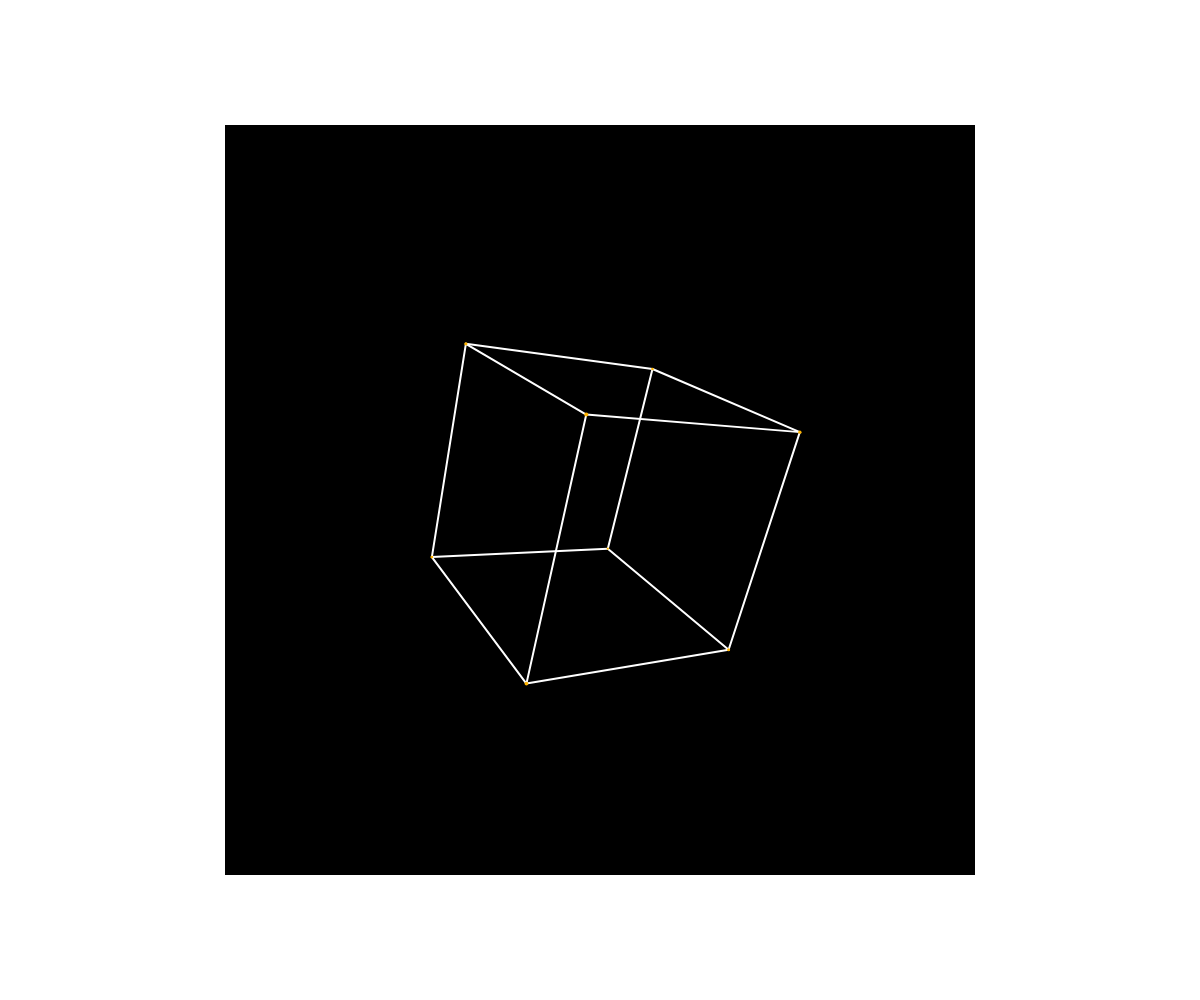
Frame 1 (no input)
Frame 60 (no input): identical to frame 1, image omitted
Frame 120 (the mouse pressed at the canvas centre since frame 60): identical to frame 1, image omitted

The p5.js sketch that drew this single still picture (run headless with seeded random() and noise() and a simulated clock; from frame 60 on, the mouse is pressed at the canvas centre):

// p5.js sketch
// ── sketch.js
// Bardzo prosty szkic: duży czarny kwadrat na środku.
// 3D sześcian — rysujemy tylko wierzchołki i krawędzie.
// Kamera jest opisana dwoma wektorami: `camPos` (położenie) i `camDir` (kierunek/wektor przód).
// Sześcian opisany jest przez `cubeSize` oraz Eulerowskie kąty `cubeAngles` (yaw, pitch, roll).

let camPos, camDir;
let cubeSize = 200; // długość krawędzi
let cubeAngles = { yaw: 0.6, pitch: 0.4, roll: 0.0 }; // radiany

// tryb sterowania: 'cube' lub 'camera'
let controlMode = 'cube';

// kąty kamery (Euler): domyślnie patrzy w stronę -Z
let camAngles = { yaw: 0.0, pitch: 0.0, roll: 0.0 };
let defaultCamPos, defaultCamAngles, defaultCubeAngles;

function setup(){
  createCanvas(windowWidth, windowHeight);
  pixelDensity(1);
  noSmooth();

  // Domyślna kamera: trochę z przodu i powyżej, patrzy w stronę środka układu (0,0,0)
  defaultCamPos = createVector(0, 0, 600);
  camPos = defaultCamPos.copy();
  camDir = createVector(0, 0, -1); // patrzy w stronę ujemnego Z

  // zapamiętaj wartości domyślne do resetu
  defaultCamAngles = Object.assign({}, camAngles);
  defaultCubeAngles = Object.assign({}, cubeAngles);
}

function draw(){
  clear(); // pozostaw tło strony (HTML) jako szare

  // Najpierw rysujemy viewport (czarny kwadrat) — obszar, gdzie będzie scena
  drawViewportBackground();

  // Przygotuj wierzchołki sześcianu w przestrzeni świata (środek w 0,0,0)
  let verts = cubeVertices(cubeSize);

  // Sterowanie klawiszami: strzałki -> yaw/pitch, Q/E -> roll
  const ROT_SPEED = 0.03;
  // active wskazuje na obiekt (cubeAngles lub camAngles) sterowany aktualnie
  let active = (controlMode === 'cube') ? cubeAngles : camAngles;
  if (keyIsDown(LEFT_ARROW))  active.yaw  -= ROT_SPEED;
  if (keyIsDown(RIGHT_ARROW)) active.yaw  += ROT_SPEED;
  if (keyIsDown(UP_ARROW))    active.pitch -= ROT_SPEED;
  if (keyIsDown(DOWN_ARROW))  active.pitch += ROT_SPEED;
  if (keyIsDown(81)) /*Q*/    active.roll -= ROT_SPEED;
  if (keyIsDown(69)) /*E*/    active.roll += ROT_SPEED;

  // Jeśli sterujemy kamerą, przelicz kierunek
  camDir = eulerToDir(camAngles.yaw, camAngles.pitch);

  // Obrót sześcianu: zastosuj kolejno roll(Z), pitch(X), yaw(Y)
  let rotated = verts.map(v => rotateVecByEuler(v, cubeAngles.yaw, cubeAngles.pitch, cubeAngles.roll));

  // Projektujemy punkty do współrzędnych ekranu używając kamery
  let projected = rotated.map(v => projectPoint(v, camPos, camDir));

  // Rysujemy krawędzie i wierzchołki
  push();
  translate(0,0); // brak transformacji p5, używamy współrzędnych ekranowych
  stroke(255);
  strokeWeight(2);
  drawCubeEdges(projected);

  // punkty
  noStroke();
  fill(255,180,0);
  drawCubeVertices(projected);
  pop();
  drawHUD();
  
}

function windowResized(){
  resizeCanvas(windowWidth, windowHeight); 

}

// --- HELPERS ---

function drawViewportBackground(){
  let side = min(width, height) * 0.75;
  let x = (width - side) / 2;
  let y = (height - side) / 2;
  noStroke();
  fill(0);
  rect(x, y, side, side);
}

// Zwraca tablicę 8 wektorów (p5.Vector) — wierzchołki sześcianu w układzie świata
function cubeVertices(size){
  let h = size/2;
  let points = [];
  for(let xi of [-1,1]){
    for(let yi of [-1,1]){
      for(let zi of [-1,1]){
        points.push(createVector(xi*h, yi*h, zi*h));
      }
    }
  }
  // Kolejność: (-,-,-),(-,-,+),(-,+,-),(-,+,+),(+,-,-),(+,-,+),(+,+,-),(+,+,+)
  return points;
}

// Obrót punktu `p` przez kąty Eulerowskie: yaw (Y), pitch (X), roll (Z)
function rotateVecByEuler(p, yaw, pitch, roll){
  // we pracujemy na kopii
  let v = p.copy();

  // roll around Z
  if(roll !== 0){
    let c = cos(roll), s = sin(roll);
    let x = v.x*c - v.y*s;
    let y = v.x*s + v.y*c;
    v.x = x; v.y = y;
  }

  // pitch around X
  if(pitch !== 0){
    let c = cos(pitch), s = sin(pitch);
    let y = v.y*c - v.z*s;
    let z = v.y*s + v.z*c;
    v.y = y; v.z = z;
  }

  // yaw around Y
  if(yaw !== 0){
    let c = cos(yaw), s = sin(yaw);
    let x = v.x*c + v.z*s;
    let z = -v.x*s + v.z*c;
    v.x = x; v.z = z;
  }

  return v;
}

// Kamera: opisana przez `camPos` i `camDir` (oba p5.Vector). Zwraca punkt w współrzędnych ekranu lub null jeśli za kamerą.
function projectPoint(worldP, camPos, camDir){
  // 1) lokalne współrzędne kamery
  let zAxis = camDir.copy().normalize();
  // wyznacz oś X kamery (prawo) i Y (góra)
  let worldUp = createVector(0, 1, 0);
  // jeśli kamDir równoległy do worldUp, wybierz inny up
  if(abs(zAxis.dot(worldUp)) > 0.999) worldUp = createVector(0, 0, 1);
  let xAxis = p5.Vector.cross(zAxis, worldUp).normalize();
  let yAxis = p5.Vector.cross(xAxis, zAxis).normalize();

  // wektor z kamery do punktu
  let rel = p5.Vector.sub(worldP, camPos);
  let cx = rel.dot(xAxis);
  let cy = rel.dot(yAxis);
  let cz = rel.dot(zAxis);

  if(cz <= 0.0001) return null; // punkt za kamerą — odrzuć

  // prosty rzut perspektywiczny
  let f = 700; // ogniskowa / skalowanie perspektywy
  let sx = (cx / cz) * f + width/2;
  let sy = ( -cy / cz) * f + height/2; // minus: y rośnie w dół na ekranie

  return {screen: createVector(sx, sy), depth: cz};
}

// Lista krawędzi jako par indeksów odpowiadających kolejności z cubeVertices()
const cubeEdges = [
  [0,1],[0,2],[0,4],
  [1,3],[1,5],
  [2,3],[2,6],
  [3,7],
  [4,5],[4,6],
  [5,7],
  [6,7]
];

function drawCubeEdges(projected){
  // Rysujemy tylko te krawędzie, których oba końce są widoczne (nie za kamerą)
  for(let e of cubeEdges){
    let a = projected[e[0]];
    let b = projected[e[1]];
    if(a && b){
      line(a.screen.x, a.screen.y, b.screen.x, b.screen.y);
    }
  }
}

function drawCubeVertices(projected){
  for(let p of projected){
    if(p){
      let r = map(p.depth, 100, 800, 6, 2, true);
      ellipse(p.screen.x, p.screen.y, r, r);
    }
  }
}

// Pomocnicze: konwertuj yaw/pitch do wektora kierunku (czasem roll nie wpływa na kierunek)
function eulerToDir(yaw, pitch){
  // yaw: obrót wokół Y, pitch: odwrotny obrót wokół X
  let x = sin(yaw) * cos(pitch);
  let y = sin(pitch);
  let z = -cos(yaw) * cos(pitch);
  return createVector(x, y, z).normalize();
}

// Key events: M = przełącz tryb sterowania, R = reset pozycji
function keyPressed(){
  if(key === 'm' || key === 'M'){
    controlMode = (controlMode === 'cube') ? 'camera' : 'cube';
  }
  if(key === 'r' || key === 'R'){
    // resetuj wartości
    cubeAngles = Object.assign({}, defaultCubeAngles);
    camAngles = Object.assign({}, defaultCamAngles);
    camPos = defaultCamPos.copy();
    camDir = eulerToDir(camAngles.yaw, camAngles.pitch);
  }
}

// HUD: pokaż tryb i instrukcje
function drawHUD(){
  push();
  noStroke();
  fill(255);
  textSize(14);
  textAlign(LEFT, TOP);
  text(`Mode: ${controlMode}  (M to toggle)`, 10, 10);
  text(`Controls: Arrows yaw/pitch, Q/E roll, R reset`, 10, 30);
  text(`Cube angles: yaw ${nf(cubeAngles.yaw,1,2)} pitch ${nf(cubeAngles.pitch,1,2)} roll ${nf(cubeAngles.roll,1,2)}`, 10, 52);
  text(`Cam angles: yaw ${nf(camAngles.yaw,1,2)} pitch ${nf(camAngles.pitch,1,2)} roll ${nf(camAngles.roll,1,2)}`, 10, 72);
  pop();
}
